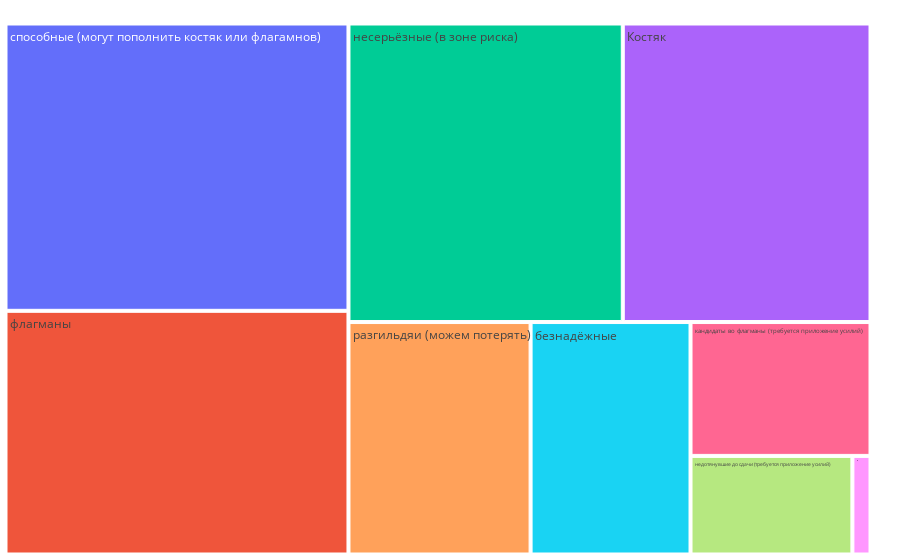

Here is the notebook cell this chart was saved with:
### Markdown cell above
#### Построим treemap, чтобы определить значительность сегментов
Интерактивный график, названия сегментов увеличиваются по наведению или нажатию

### Code cell
fig = px.treemap(RFM_segt_agg, path=["Segment"], values='id_student')
fig.update_layout(margin = dict(t=1, l=1, r=25, b=1))
fig.show()

### Figure 1 — Plotly figure (JSON) as saved in the notebook; plotly's stock layout.template omitted (floating-point values rounded to 4 significant figures)
{"data": [{"branchvalues": "total", "domain": {"x": [0, 1], "y": [0, 1]}, "hovertemplate": "labels=%{label}<br>id_student=%{value}<br>parent=%{parent}<br>id=%{id}<extra></extra>", "ids": ["Костяк", "безнадёжные", "кандидаты во флагманы (требуется приложение усилий)", "недотянувшие до сдачи (требуется приложение усилий)", "несерьёзные (в зоне риска)", "разгильдяи (можем потерять)", "способные (могут пополнить костяк или флагамнов)", "студенты с потенциалом (требуется приложение усилий)", "флагманы"], "labels": ["Костяк", "безнадёжные", "кандидаты во флагманы (требуется приложение усилий)", "недотянувшие до сдачи (требуется приложение усилий)", "несерьёзные (в зоне риска)", "разгильдяи (можем потерять)", "способные (могут пополнить костяк или флагамнов)", "студенты с потенциалом (требуется приложение усилий)", "флагманы"], "name": "", "parents": ["", "", "", "", "", "", "", "", ""], "type": "treemap", "values": [746, 375, 243, 161, 826, 427, 994, 18, 843]}], "layout": {"legend": {"tracegroupgap": 0}, "margin": {"b": 1, "l": 1, "r": 25, "t": 1}}}
